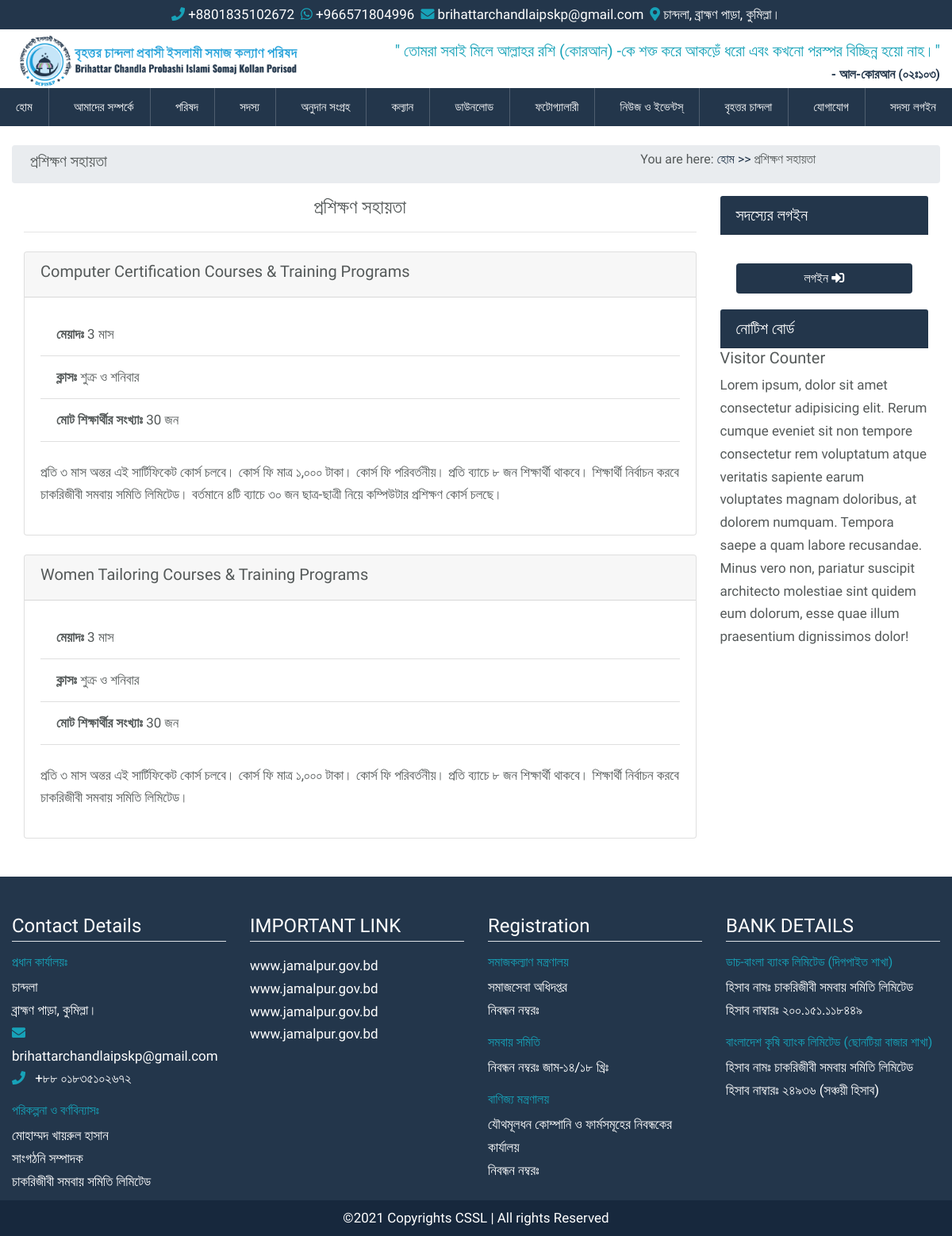
The app's page /training with its own data.
### src/models.py (models this page shows, shortened)
class TrainingAssistance(models.Model):
    name = models.CharField(max_length=255)
    duration = models.PositiveIntegerField(blank=True, null=True, default=0)
    classes = models.CharField(max_length=255, blank=True, null=True, default="")
    total_trainee = models.PositiveIntegerField(blank=True, null=True, default=0)
    description = models.TextField(default="")
    is_active = models.BooleanField(default=True, blank=True, null=True)
    created_at = models.DateTimeField(auto_now_add=True)
    updated_at = models.DateTimeField(auto_now=True)

### src/views.py (the view)
# urls.py: path("training", training, name="training"),
def training(request):
    trainings = TrainingAssistance.objects.filter(is_active=True)
    context = {"trainings": trainings}
    return render(request, "pages/development/training.html", context)

### templates/pages/development/training.html (shortened to what this page needs)
{% extends 'base.html' %}
{% load static %}
{% block content %}
<div class="container-fluid">
    <div class="row breadcrumb p-2">
        <div class="col-md-8">
            <h5>প্রশিক্ষণ সহায়তা</h5>
        </div>
        <div class="col-md-4">
            <h6>You are here: <a href="{% url 'home' %}">হোম >></a> প্রশিক্ষণ সহায়তা</h6>
        </div>
    </div>
    <div class="row">
        <div class="intro-main col-md-9">
            <h4 class="text-center">প্রশিক্ষণ সহায়তা</h4>
            <hr>
            {% for training in trainings %}
            <div class="card mt-4">
                <div class="card-header">
                    <h5>{{ training.name }}</h5>
                </div>
                <div class="card-body">
                    <ul class="list-group-flush">
                        <li class="list-group-item"><strong>মেয়াদঃ</strong> {{ training.duration }} মাস</li>
                        <li class="list-group-item"><strong>ক্লাসঃ</strong> {{ training.classes }}</li>
                        <li class="list-group-item"><strong>মোট শিক্ষার্থীর সংখ্যাঃ</strong>
                            {{ training.total_trainee }} জন</li>
                    </ul>
                    <p class="mt-4">
                        {{ training.description }}
                    </p>
                </div>
            </div>
            {% endfor %}
        </div>
        <div class="intro-right col-md-3">
            <div class="member-login">
                {% include "snippets/member_login.html" %}
            </div>
            <div class="notice-board">
                {% include "snippets/notice_board.html" %}
            </div>
            <div class="visitor-count">
                {% include "snippets/visitor_count.html" %}
            </div>
        </div>
    </div>
</div>
{% endblock content %}

### static/css/style_backup.css (style rules this page uses)
body { margin: 0; padding: 0; font-family: 'Baloo Da 2', cursive; font-size: 17px; line-height: 1.8rem; color: #545959; }

### static/css/main.css (style rules this page uses)
:root { --mainColor: #23364B; --darkBlue: #17283d; }
ul { list-style: none; margin: 0 !important; padding: 0 !important; }

### records on screen
TrainingAssistance: name "Computer Certification Courses & Training Programs", duration "3", classes "শুক্র ও শনিবার", total_trainee "30", description "প্রতি ৩ মাস অন্তর এই সার্টিফিকেট কোর্স চলবে। কোর্স ফি মাত্র ১,০০০ টাকা। কোর্স ফি পরিবর্তনীয়। প্রতি ব্যাচে ৮ জন শিক্ষার্থী থাকবে। শিক্ষার্থী নির্বাচন করবে চাকরিজীবী সমবায় সমিতি লিমিটেড। বর্তমানে ৪টি ব্যাচে ৩০ জন ছাত্র-ছাত্রী নিয়ে কম্পিউটার প্রশিক্ষণ কোর্স চলছে।"
TrainingAssistance: name "Women Tailoring Courses & Training Programs", duration "3", classes "শুক্র ও শনিবার", total_trainee "30", description "প্রতি ৩ মাস অন্তর এই সার্টিফিকেট কোর্স চলবে। কোর্স ফি মাত্র ১,০০০ টাকা। কোর্স ফি পরিবর্তনীয়। প্রতি ব্যাচে ৮ জন শিক্ষার্থী থাকবে। শিক্ষার্থী নির্বাচন করবে চাকরিজীবী সমবায় সমিতি লিমিটেড।"
